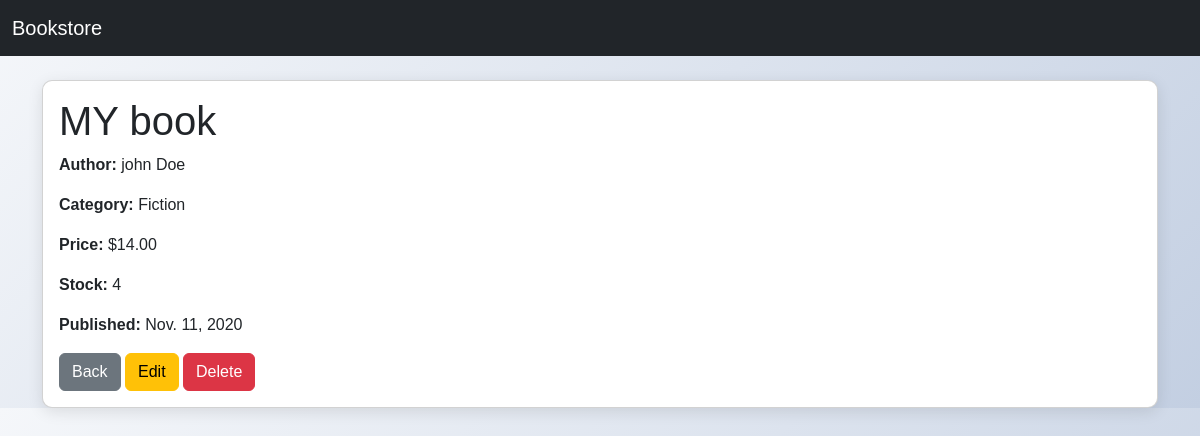
/book/2/, run on the app's committed database.
### books/models.py (models this page shows, shortened)
class Book(models.Model):
    title = models.CharField(max_length=200)
    author = models.CharField(max_length=200)
    category = models.ForeignKey(Category, on_delete=models.CASCADE)
    price = models.DecimalField(max_digits=6, decimal_places=2)
    stock = models.PositiveIntegerField()
    published_date = models.DateField()

class Category(models.Model):
    name = models.CharField(max_length=100)

### books/views.py (the view)
# urls.py: path('book/<int:pk>/', views.book_detail, name='book_detail'),
def book_detail(request, pk):
    book = get_object_or_404(Book, pk=pk)
    return render(request, 'books/book_detail.html', {'book': book})

### books/templates/books/book_detail.html (shortened to what this page needs)
<!DOCTYPE html>
<html lang="en">
<head>
    <link href="https://cdn.jsdelivr.net/npm/bootstrap@5.3.0/dist/css/bootstrap.min.css" rel="stylesheet">
</head>
<body>
    <nav class="navbar navbar-dark bg-dark">
        <div class="container-fluid">
            <a class="navbar-brand" href="{% url 'book_list' %}">Bookstore</a>
        </div>
    </nav>
    <div class="container mt-4">
        <div class="card">
            <div class="card-body">
                <h1 class="card-title">{{ book.title }}</h1>
                <p><strong>Author:</strong> {{ book.author }}</p>
                <p><strong>Category:</strong> {{ book.category.name }}</p>
                <p><strong>Price:</strong> ${{ book.price }}</p>
                <p><strong>Stock:</strong> {{ book.stock }}</p>
                <p><strong>Published:</strong> {{ book.published_date }}</p>
                <div class="mt-3">
                    <a href="{% url 'book_list' %}" class="btn btn-secondary">Back</a>
                    <a href="{% url 'book_update' book.pk %}" class="btn btn-warning">Edit</a>
                    <a href="{% url 'book_delete' book.pk %}" class="btn btn-danger">Delete</a>
                </div>
            </div>
        </div>
    </div>
</body>
</html>

### books/templates/books/book_detail.html (style rules this page uses)
body { font-family: 'Poppins', sans-serif; background: linear-gradient(135deg, #f5f7fa 0%, #c3cfe2 100%); }
.card { border-radius: 10px; box-shadow: 0 4px 15px rgba(0, 0, 0, 0.1); }

### data on the page
Book: title "MY book", author "john Doe", category.name "Fiction", price "14.00", stock "4", published_date "Nov. 11, 2020"
